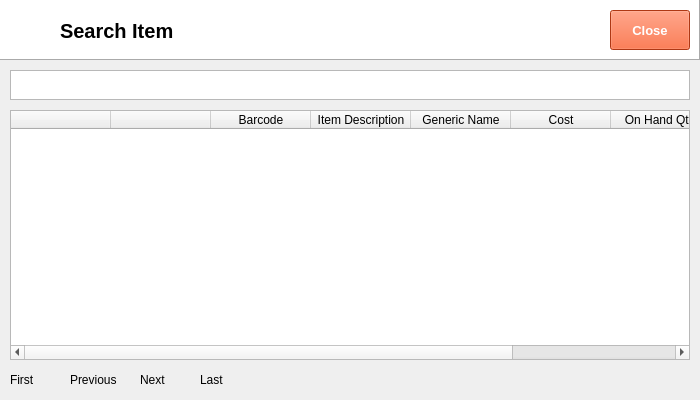
<?xml version="1.0" encoding="UTF-8"?>
<ui version="4.0">
 <class>Dialog</class>
 <widget class="QDialog" name="Dialog">
  <property name="geometry">
   <rect>
    <x>0</x>
    <y>0</y>
    <width>700</width>
    <height>400</height>
   </rect>
  </property>
  <property name="windowTitle">
   <string>Dialog</string>
  </property>
  <widget class="QFrame" name="frame">
   <property name="geometry">
    <rect>
     <x>0</x>
     <y>0</y>
     <width>700</width>
     <height>60</height>
    </rect>
   </property>
   <property name="autoFillBackground">
    <bool>false</bool>
   </property>
   <property name="styleSheet">
    <string notr="true">background-color: rgb(255, 255, 255);</string>
   </property>
   <property name="frameShape">
    <enum>QFrame::Panel</enum>
   </property>
   <property name="frameShadow">
    <enum>QFrame::Raised</enum>
   </property>
   <widget class="QLabel" name="label">
    <property name="geometry">
     <rect>
      <x>10</x>
      <y>10</y>
      <width>38</width>
      <height>32</height>
     </rect>
    </property>
    <property name="text">
     <string/>
    </property>
    <property name="pixmap">
     <pixmap>../../python-pos/img/Disbursement.png</pixmap>
    </property>
    <property name="scaledContents">
     <bool>true</bool>
    </property>
   </widget>
   <widget class="QLabel" name="label_2">
    <property name="geometry">
     <rect>
      <x>60</x>
      <y>10</y>
      <width>220</width>
      <height>41</height>
     </rect>
    </property>
    <property name="font">
     <font>
      <family>Segoe UI</family>
      <pointsize>15</pointsize>
      <weight>75</weight>
      <bold>true</bold>
     </font>
    </property>
    <property name="text">
     <string>Search Item</string>
    </property>
    <property name="textFormat">
     <enum>Qt::PlainText</enum>
    </property>
   </widget>
   <widget class="QPushButton" name="pushButton">
    <property name="geometry">
     <rect>
      <x>1200</x>
      <y>10</y>
      <width>70</width>
      <height>40</height>
     </rect>
    </property>
    <property name="font">
     <font>
      <family>Segoe UI</family>
      <pointsize>10</pointsize>
      <weight>75</weight>
      <bold>true</bold>
     </font>
    </property>
    <property name="autoFillBackground">
     <bool>false</bool>
    </property>
    <property name="styleSheet">
     <string notr="true">background-color: rgb(240, 80, 128);
color: rgb(255, 255, 255);</string>
    </property>
    <property name="text">
     <string>View</string>
    </property>
   </widget>
   <widget class="QPushButton" name="pushButton_2">
    <property name="geometry">
     <rect>
      <x>1280</x>
      <y>10</y>
      <width>70</width>
      <height>40</height>
     </rect>
    </property>
    <property name="font">
     <font>
      <family>Segoe UI</family>
      <pointsize>10</pointsize>
      <weight>75</weight>
      <bold>true</bold>
     </font>
    </property>
    <property name="styleSheet">
     <string notr="true">background-color: rgb(243, 79, 28);
color: rgb(255, 255, 255);</string>
    </property>
    <property name="text">
     <string>Close</string>
    </property>
    <property name="flat">
     <bool>false</bool>
    </property>
   </widget>
  </widget>
  <widget class="QPushButton" name="pushButton_7">
   <property name="geometry">
    <rect>
     <x>610</x>
     <y>10</y>
     <width>80</width>
     <height>40</height>
    </rect>
   </property>
   <property name="font">
    <font>
     <family>Segoe UI</family>
     <pointsize>10</pointsize>
     <weight>75</weight>
     <bold>true</bold>
    </font>
   </property>
   <property name="autoFillBackground">
    <bool>false</bool>
   </property>
   <property name="styleSheet">
    <string notr="true">background-color: rgb(243, 79, 28);
color: rgb(255, 255, 255);</string>
   </property>
   <property name="text">
    <string>Close</string>
   </property>
  </widget>
  <widget class="QTextEdit" name="textEdit_2">
   <property name="geometry">
    <rect>
     <x>10</x>
     <y>70</y>
     <width>680</width>
     <height>30</height>
    </rect>
   </property>
  </widget>
  <widget class="QTableWidget" name="tableWidget">
   <property name="geometry">
    <rect>
     <x>10</x>
     <y>110</y>
     <width>680</width>
     <height>250</height>
    </rect>
   </property>
   <column>
    <property name="text">
     <string/>
    </property>
   </column>
   <column>
    <property name="text">
     <string/>
    </property>
   </column>
   <column>
    <property name="text">
     <string>Barcode</string>
    </property>
   </column>
   <column>
    <property name="text">
     <string>Item Description</string>
    </property>
   </column>
   <column>
    <property name="text">
     <string>Generic Name</string>
    </property>
   </column>
   <column>
    <property name="text">
     <string>Cost</string>
    </property>
   </column>
   <column>
    <property name="text">
     <string>On Hand Qty.</string>
    </property>
   </column>
   <column>
    <property name="text">
     <string>Pick</string>
    </property>
   </column>
  </widget>
  <widget class="QLabel" name="label_4">
   <property name="geometry">
    <rect>
     <x>70</x>
     <y>370</y>
     <width>47</width>
     <height>20</height>
    </rect>
   </property>
   <property name="font">
    <font>
     <family>Segoe UI</family>
     <pointsize>9</pointsize>
    </font>
   </property>
   <property name="text">
    <string>Previous</string>
   </property>
  </widget>
  <widget class="QLabel" name="label_5">
   <property name="geometry">
    <rect>
     <x>140</x>
     <y>370</y>
     <width>47</width>
     <height>20</height>
    </rect>
   </property>
   <property name="font">
    <font>
     <family>Segoe UI</family>
     <pointsize>9</pointsize>
    </font>
   </property>
   <property name="text">
    <string>Next</string>
   </property>
  </widget>
  <widget class="QLabel" name="label_3">
   <property name="geometry">
    <rect>
     <x>10</x>
     <y>370</y>
     <width>47</width>
     <height>20</height>
    </rect>
   </property>
   <property name="font">
    <font>
     <family>Segoe UI</family>
     <pointsize>9</pointsize>
    </font>
   </property>
   <property name="text">
    <string>First</string>
   </property>
  </widget>
  <widget class="QLabel" name="label_6">
   <property name="geometry">
    <rect>
     <x>200</x>
     <y>370</y>
     <width>47</width>
     <height>20</height>
    </rect>
   </property>
   <property name="font">
    <font>
     <family>Segoe UI</family>
     <pointsize>9</pointsize>
    </font>
   </property>
   <property name="text">
    <string>Last</string>
   </property>
  </widget>
 </widget>
 <resources/>
 <connections/>
</ui>
